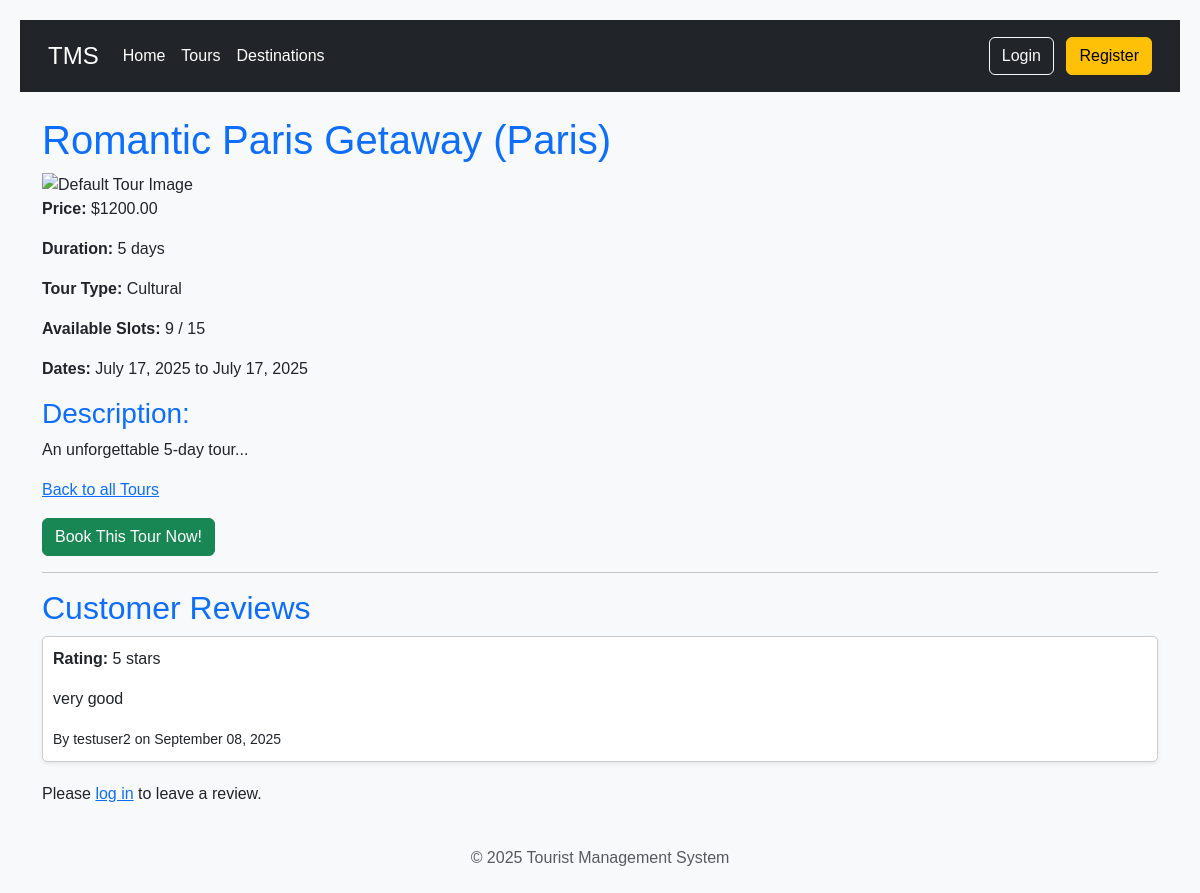
The app's page /tours/1/ with its own data.
### tours/models.py (models this page shows, shortened)
class TourPackage(models.Model):
    TOUR_TYPES = [
        ('adventure', 'Adventure'),
        ('cultural', 'Cultural'),
        ('wildlife', 'Wildlife'),
        ('beach', 'Beach'),
        ('historical', 'Historical'),
        ('family', 'Family'),
        ('spiritual', 'Spiritual'),
    ]
    name = models.CharField(max_length=255)
    destination = models.ForeignKey(Destination, on_delete=models.CASCADE, related_name='tour_packages')
    description = models.TextField()
    price = models.DecimalField(max_digits=10, decimal_places=2)
    duration_days = models.IntegerField(help_text="Duration in days")
    tour_type = models.CharField(max_length=50, choices=TOUR_TYPES, default='cultural')
    max_participants = models.IntegerField(default=10)
    available_slots = models.IntegerField(default=10)
    start_date = models.DateField()
    end_date = models.DateField()
    includes = models.TextField(blank=True, null=True, help_text="What's included in the package")
    excludes = models.TextField(blank=True, null=True, help_text="What's not included in the package")
    image = models.ImageField(upload_to='tour_packages/', blank=True, null=True)

class Destination(models.Model):
    name = models.CharField(max_length=200, unique=True)
    description = models.TextField()
    location = models.CharField(max_length=255)
    image = models.ImageField(upload_to='destinations/', blank=True, null=True)
    best_time_to_visit = models.CharField(max_length=100, blank=True, null=True)

class Review(models.Model):
    RATING_CHOICES = [
        (1, '1 - Poor'),
        (2, '2 - Fair'),
        (3, '3 - Good'),
        (4, '4 - Very Good'),
        (5, '5 - Excellent'),
    ]
    tour_package = models.ForeignKey(TourPackage, on_delete=models.CASCADE, related_name='reviews')
    user = models.ForeignKey(User, on_delete=models.CASCADE, related_name='reviews')
    rating = models.IntegerField(choices=RATING_CHOICES)
    comment = models.TextField(blank=True, null=True)
    date_posted = models.DateTimeField(auto_now_add=True)
    class Meta:
        unique_together = ('tour_package', 'user')

### tours/views.py (the view, shortened to what this page needs)
# urls.py: path('<int:pk>/', views.tour_detail, name='tour_detail'),
def tour_detail(request, pk):
    tour = get_object_or_404(TourPackage, pk=pk)
    reviews = tour.reviews.all().order_by('-date_posted')
    review_form = None
    user_has_reviewed = False
    context = {
        'tour': tour,
        'reviews': reviews,
        'review_form': review_form,
        'user_has_reviewed': user_has_reviewed,
    }
    return render(request, 'tours/tour_detail.html', context)

### templates/tours/tour_detail.html (shortened to what this page needs)
{% extends 'base.html' %}
{% load crispy_forms_tags %}
{% load static %}
{% block content %}
    <div class="tour-detail-container">
        <h1>{{ tour.name }} ({{ tour.destination.name }})</h1>
        {% if tour.image %}
            <img src="{{ tour.image.url }}" alt="{{ tour.name }}" style="max-width: 500px; height: auto;">
        {% else %}
            <img src="{% static 'images/default_tour_pic.png' %}" alt="Default Tour Image" style="max-width: 500px; height: auto;">
        {% endif %}
        <p><strong>Price:</strong> ${{ tour.price }}</p>
        <p><strong>Duration:</strong> {{ tour.duration_days }} days</p>
        <p><strong>Tour Type:</strong> {{ tour.get_tour_type_display }}</p>
        <p><strong>Available Slots:</strong> {{ tour.available_slots }} / {{ tour.max_participants }}</p>
        <p><strong>Dates:</strong> {{ tour.start_date|date:"F d, Y" }} to {{ tour.end_date|date:"F d, Y" }}</p>
        <h3>Description:</h3>
        <p>{{ tour.description }}</p>
        <p><a href="{% url 'tours:tour_list' %}">Back to all Tours</a></p>
        {% if tour.available_slots > 0 %}
            <a href="{% url 'tours:book_tour' pk=tour.pk %}" class="btn btn-success">Book This Tour Now!</a>
        {% else %}
            <p class="text-danger">Sorry, this tour is fully booked!</p>
        {% endif %}
        <hr>
        <h2>Customer Reviews</h2>
        <div class="reviews-list">
            {% if reviews %}
                {% for review in reviews %}
                    <div class="review-card" style="border: 1px solid #ccc; padding: 10px; margin-bottom: 10px; border-radius: 5px;">
                        <p><strong>Rating:</strong> {{ review.rating }} stars</p>
                        {% if review.comment %}
                            <p>{{ review.comment }}</p>
                        {% endif %}
                        <small>By {{ review.user.username }} on {{ review.date_posted|date:"F d, Y" }}</small>
                    </div>
                {% endfor %}
            {% else %}
                <p>No reviews yet for this tour. Be the first to leave one!</p>
            {% endif %}
        </div>
        {% if request.user.is_authenticated %}
            {% if not user_has_reviewed %}
                <div class="content-section" style="margin-top: 20px; border-top: 1px solid #eee; padding-top: 20px;">
                    <h3>Leave a Review</h3>
                    <form method="POST" action="{% url 'tours:tour_detail' pk=tour.pk %}">
                        {% csrf_token %}
                        {{ review_form|crispy }}
                        <div class="form-group">
                            <button type="submit" name="review_submit" class="btn btn-primary">Submit Review</button>
                        </div>
                    </form>
                </div>
            {% else %}
                <p style="margin-top: 20px;">You have already reviewed this tour. Thank you!</p>
            {% endif %}
        {% else %}
            <p style="margin-top: 20px;">Please <a href="{% url 'users:login' %}">log in</a> to leave a review.</p>
        {% endif %}
    </div>
{% endblock %}

### static/css/style.css (style rules this page uses)
body { font-family: Arial, sans-serif; background-color: #f4f4f4; color: #333; margin: 20px; }
h1 { color: #0056b3; }
body { font-family: Arial, sans-serif; background-color: #f8f9fa; color: #212529; }
h1, h2, h3 { color: #0d6efd; }
.tour-card, .review-card { border: 1px solid #dee2e6; border-radius: 0.375rem; padding: 1rem; margin-bottom: 1rem; background-color: #fff; box-shadow: 0 0.125rem 0.25rem rgba(0,0,0,0.075); }

### records on screen
TourPackage: name "Romantic Paris Getaway", destination.name "Paris", price "1200.00", duration_days "5", tour_type "Cultural", available_slots "9", max_participants "15", start_date "July 17, 2025", end_date "July 17, 2025", description "An unforgettable 5-day tour..."
Review: rating "5", comment "very good", user.username "testuser2", date_posted "September 08, 2025"
